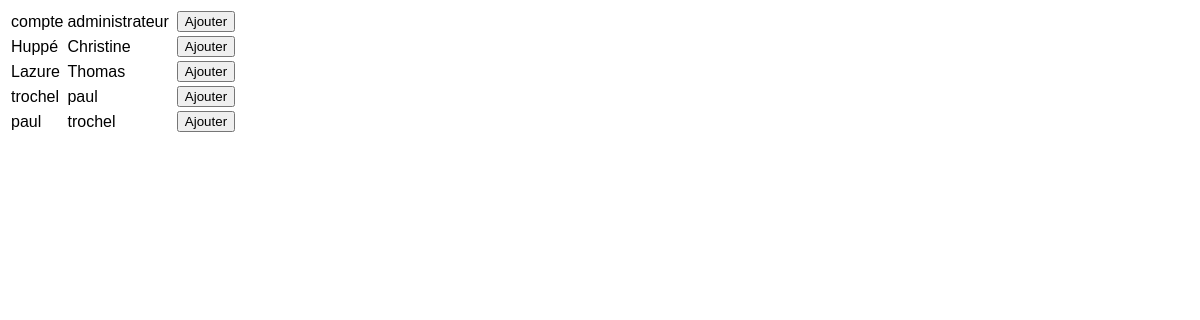
/groupe.php (signed in), run on an earlier commit of the app's database.
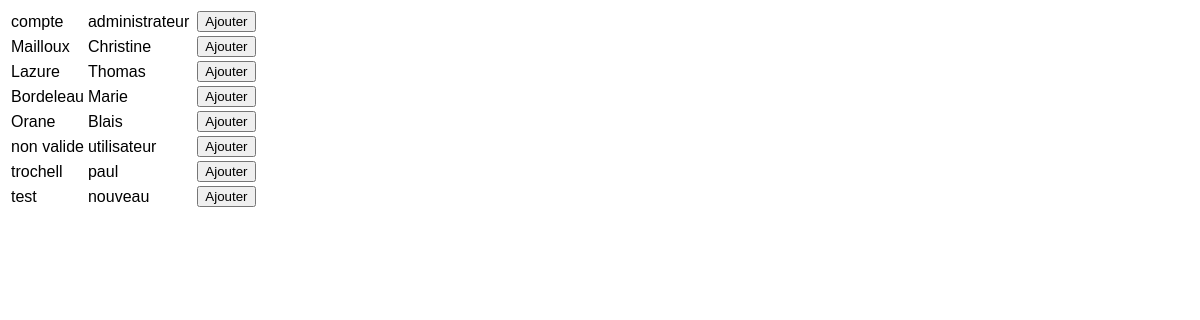
And on a later commit of the database.
### tables this page shows
CREATE TABLE `membre` (
  `id_membre` int(11) NOT NULL,
  `nom` varchar(50) NOT NULL,
  `prenom` varchar(50) NOT NULL,
  `adresse` varchar(100) DEFAULT NULL,
  `code_postal` char(5) DEFAULT NULL,
  `ville` varchar(50) DEFAULT NULL,
  `courriel` varchar(50) DEFAULT NULL,
  `date_naissance` date NOT NULL,
  `mdp` varchar(500) DEFAULT NULL,
  `pro` tinyint(1) DEFAULT NULL,
  `compte_valide` tinyint(1) DEFAULT NULL,
  `role_user` int(1) NOT NULL,
  `visibilite` tinyint(4) NOT NULL DEFAULT 0
);

### groupe.php (the view, shortened to what this page needs)
<!DOCTYPE html>
<html lang="fr" style="font-family: Arial,sans-serif;">
<?php
try {
    $linkpdo = new PDO("mysql:host=localhost;dbname=bddsae", "root", "");
}
catch (Exception $e) {
    die('Erreur : ' . $e->getMessage());
}
try {
    $res = $linkpdo->query("SELECT * FROM `membre` WHERE compte_valide= 1;");
} catch (Exception $e) {
    die('Erreur : ' . $e->getMessage());
}
$double_tab = $res->fetchAll();
                    $nombre_ligne = $res->rowCount();
                    echo "<table class='no-break'>";
                    for ($i = 0; $i < $nombre_ligne; $i++) {
                        echo "<tr>";
                        for ($y = 1; $y < 3; $y++) {
                            echo "<td>";
                            print_r($double_tab[$i][$y]);
                            echo "</td>";
                        }
                        echo '<td>';
                            echo '</td>';
                            echo "<td class=\"Profil\" >";
                            ?>
                            <form action="groupe_validation.php" method="post">
                            <input type="submit" value="Ajouter">
                            </form>
                            <?php
                            echo "</td>";
                        echo "</tr>";
                    }
                    echo "</table>";
                    ?>

What changed in the data, as far as the page shows it:
now on this page (row edited): membre: value "non valide", value "utilisateur"
now on this page (row edited): membre: value "trochell", value "paul"
now on this page (row edited): membre: value "test", value "nouveau"
Also different on the page:
new list line: "Mailloux"
new list line: "Bordeleau"
new list line: "Marie"
new list line: "Orane"
new list line: "Blais"
list line gone: "Huppé"
list line gone: "trochel"
list line gone: "paul"
